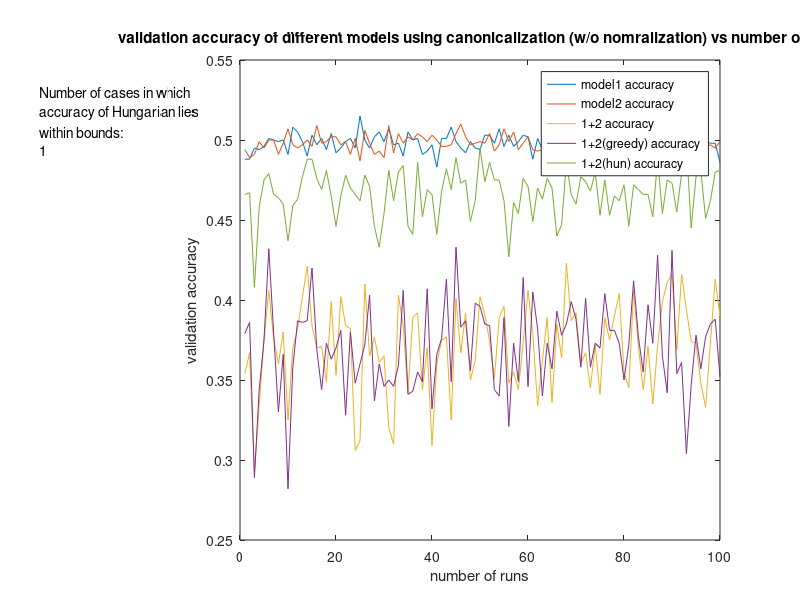
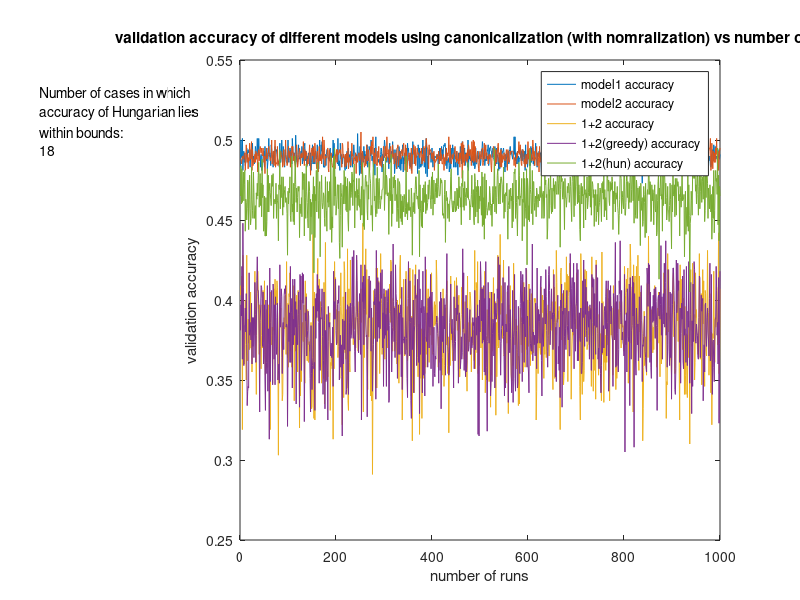

These figures' MATLAB source, in order:
clear all; close all; clc;
load('arrdata.mat');
count = 0;
for i = 1: size(accuracy,1)
    maxacc = max(accuracy(i,1), accuracy(i,2));
    minacc = min(accuracy(i,1), accuracy(i,2));
    if accuracy(i,5)>=minacc && accuracy(i,5)<=maxacc
        count = count+1;
    end
end

figure(1),
ax1 = axes('Position',[0 0 1 1],'Visible','off');
ax2 = axes('Position',[.3 .1 .6 .8]);

plot(ax2, accuracy); title('validation accuracy of different models using canonicalization (w/o nomralization) vs number of runs');
legend('model1 accuracy', 'model2 accuracy', '1+2 accuracy', '1+2(greedy) accuracy', '1+2(hun) accuracy');
xlabel('number of runs'), ylabel('validation accuracy');
descr={'Number of cases in which ';
    'accuracy of Hungarian lies';
    'within bounds: '; num2str(count)};
axes(ax1), text(0.05, 0.8, descr);

%%
load('arrdata_new_canning.mat');
count = 0;
for i = 1: size(accuracy,1)
    maxacc = max(accuracy(i,1), accuracy(i,2));
    minacc = min(accuracy(i,1), accuracy(i,2));
    if accuracy(i,5)>=minacc && accuracy(i,5)<=maxacc
        count = count+1;
    end
end

figure(2),
ax1 = axes('Position',[0 0 1 1],'Visible','off');
ax2 = axes('Position',[.3 .1 .6 .8]);

plot(ax2, accuracy); title('validation accuracy of different models using canonicalization (with nomralization) vs number of runs');
legend('model1 accuracy', 'model2 accuracy', '1+2 accuracy', '1+2(greedy) accuracy', '1+2(hun) accuracy');
xlabel('number of runs'), ylabel('validation accuracy');
descr={'Number of cases in which ';
    'accuracy of Hungarian lies';
    'within bounds: '; num2str(count)};
axes(ax1), text(0.05, 0.8, descr);
